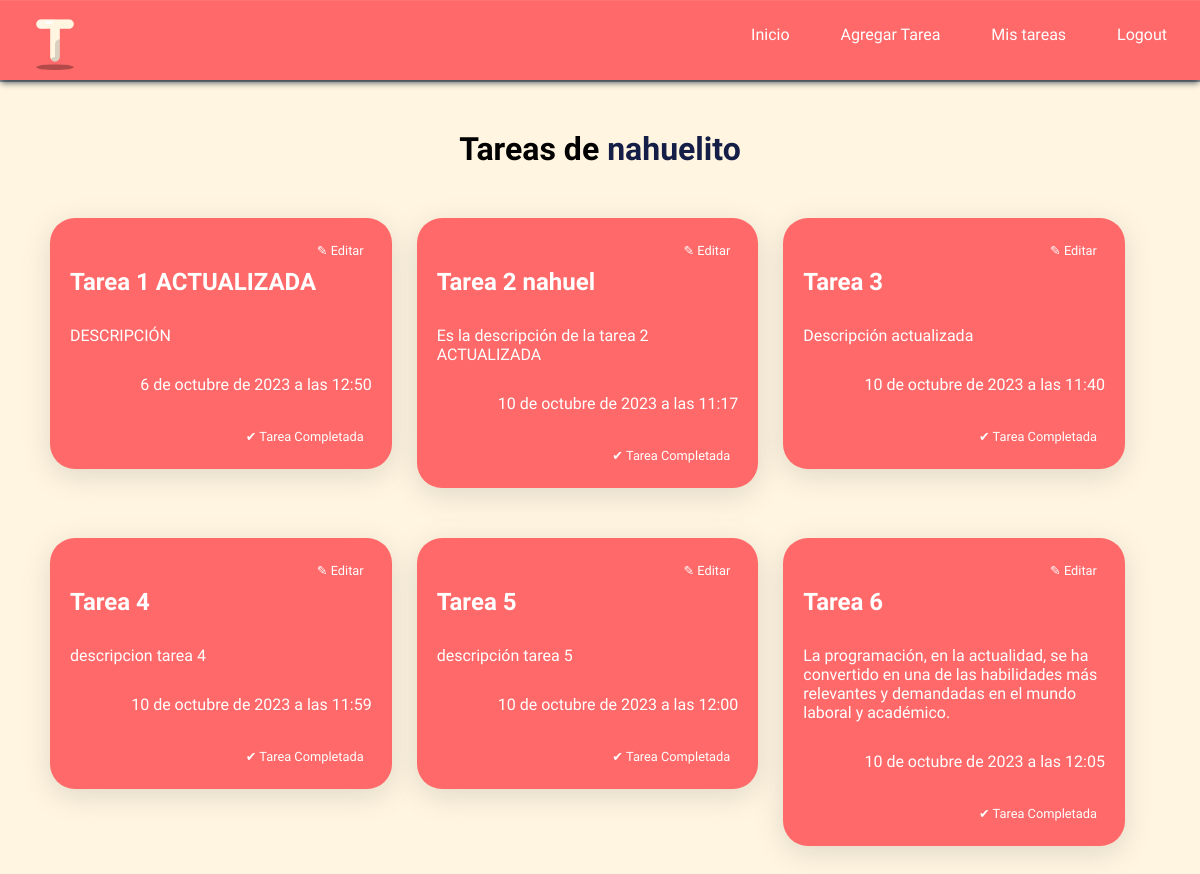
Page /mis/tareas (signed in) on the earlier database version.
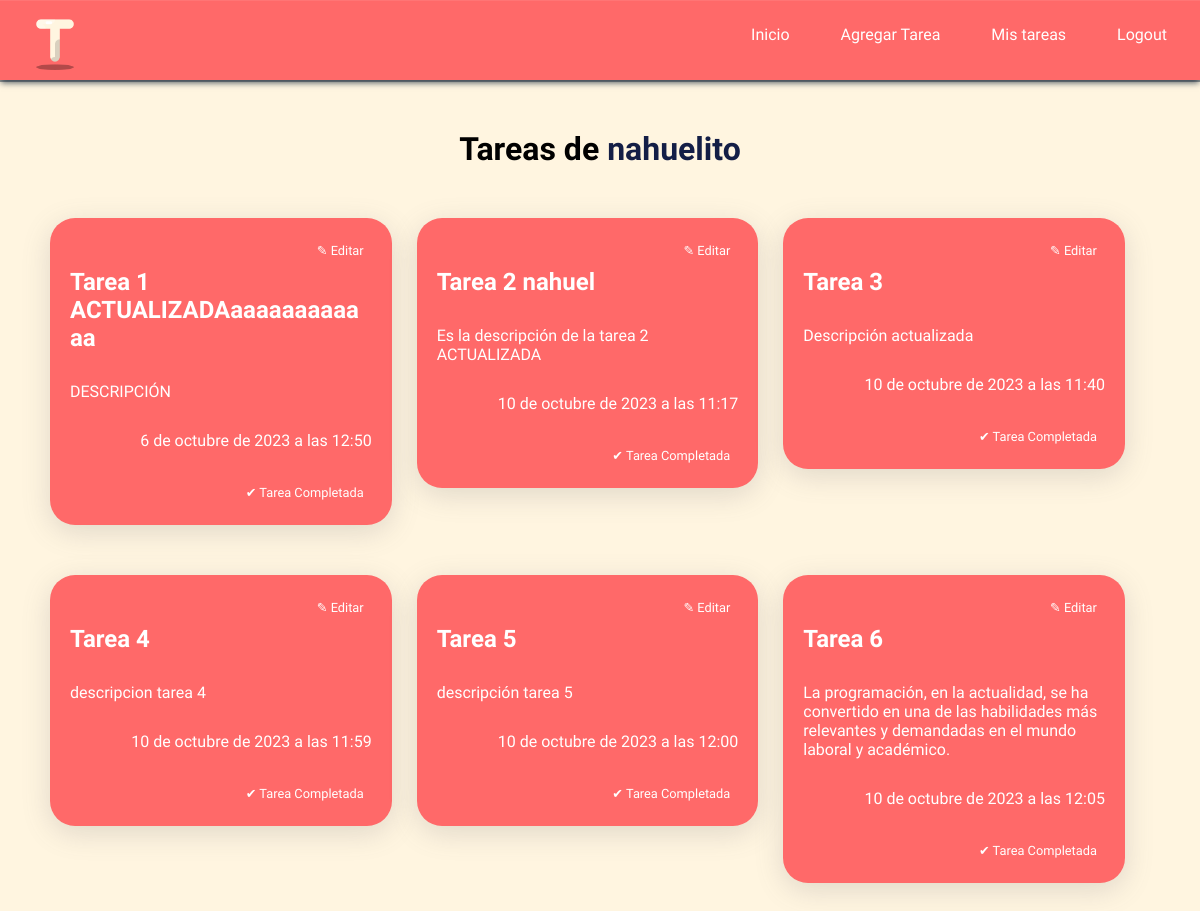
Same page on the later database version.
### registro_tareas/models.py (models this page shows, shortened)
class Tarea(models.Model):
    titulo = models.CharField(max_length=200)
    descripcion = models.TextField()
    fecha_creacion = models.DateTimeField(auto_now_add=True)
    user = models.ForeignKey(User, on_delete=models.CASCADE)

### registro_tareas/views.py (the view)
# urls.py: path('mis/tareas', views.leer, name='leer'),
@login_required
def leer(request):
    usuario = request.user
    tareas = Tarea.objects.filter(user=usuario)
    return render(request, 'paginas/mis_tareas.html', {
        'tareas' : tareas,
        'usuario' : usuario,
    })

### templates/paginas/mis_tareas.html (shortened to what this page needs)
{% extends 'index.html' %}
{% load static %}
{% block style %}
<link rel="stylesheet" href="{% static 'styles/leer-tarea.css' %}">
{% endblock %}
{% block content %}
<main>
    <h1>Tareas de <span id="span-usuario">{{usuario}}</span></h1>
    <section class="container-tareas">
        {% for tarea in tareas %}
        <div class="card-tarea">
            <a href="{% url 'actualizar' tarea.id %}" id="editar-link">✎ Editar</a>
            <h3>{{ tarea.titulo }}</h3>
            <p class="parrafo-descripcion">{{ tarea.descripcion }}</p>
            <p class="parrafo-fecha">{{ tarea.fecha_creacion }}</p>
            <a href="{% url 'eliminar' tarea.id %}" class="eliminar-tarea" tarea-id={{tarea.id}}>✔ Tarea Completada</a>
        </div>
        {% empty %}
        <h3>Aún no creaste tareas, creá una!</h3>
        {% endfor %}
    </section>
</main>
{% endblock %}

Differences in the rows shown:
changed Tarea "DESCRIPCIÓN": titulo "Tarea 1 ACTUALIZADA" → "Tarea 1 ACTUALIZADAaaaaaaaaaaaa"
